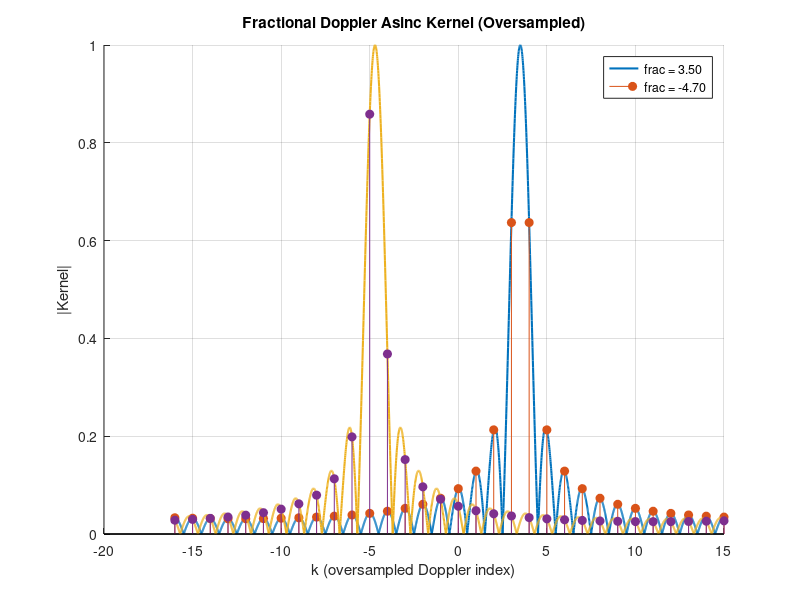

Recreate this plot in MATLAB.
clc; clear all; close all;

N = 32;                  % Doppler grid size
L = 100;                 % oversampling factor
N_os = (N-1)*L+1;        % oversampled points

frac = [3.5, -4.7];   % fractional Doppler shifts

% oversampled Doppler axis
k_os = linspace(-N/2, N/2-1, N_os);

figure; hold on;
legend_entries = {};     % collect legend text

for ii = 1:length(frac)
    kernel_os = zeros(1, N_os);
    for idx = 1:N_os
        k = k_os(idx);
        % Dirichlet kernel (asinc)
        num = exp(-1i*2*pi*(k - frac(ii))) - 1;
        den = exp(-1i*2*pi*(k - frac(ii))/N) - 1;
        if abs(den) < 1e-12
            kernel_os(idx) = 1;   % limit case (normalized)
        else
            kernel_os(idx) = num ./ den / N;
        end
    end

    % plot oversampled curve
    plot(k_os, abs(kernel_os), 'LineWidth', 1.5);

    % plot discrete samples
    stem(-N/2:N/2-1, abs(kernel_os(1:L:end)), 'filled');

    % save legend entry
    legend_entries{end+1} = sprintf("frac = %.2f", frac(ii));
end

grid on;
title("Fractional Doppler Asinc Kernel (Oversampled)");
xlabel("k (oversampled Doppler index)");
ylabel("|Kernel|");
legend(legend_entries, 'Location', 'best');
